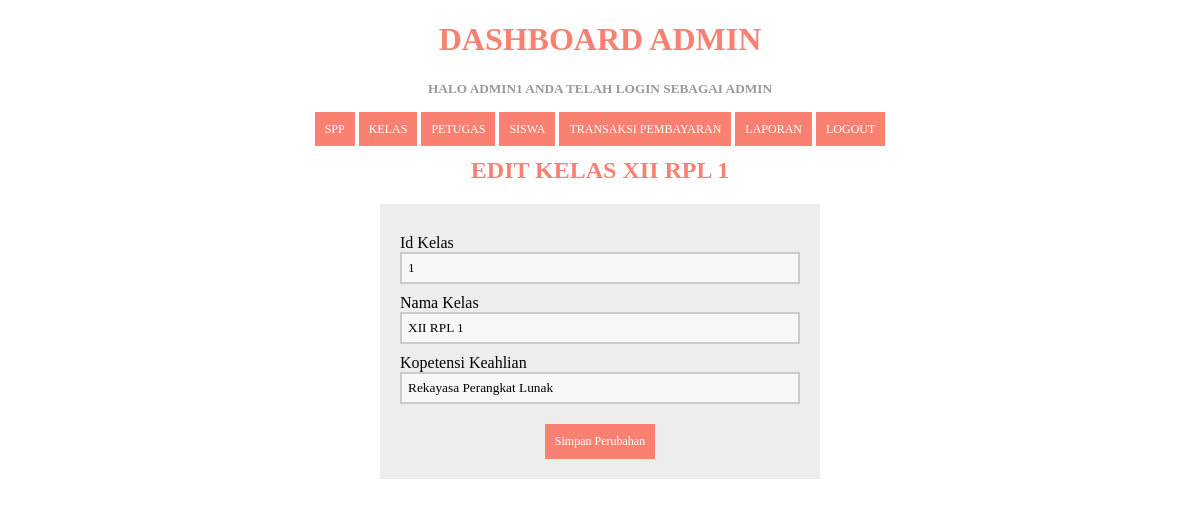
Page /edit_kelas.php?id=1 (signed in) on the committed database.
### tables this page shows
CREATE TABLE `tb_kelas` (
  `id_kelas` int(11) NOT NULL,
  `nama_kelas` varchar(10) NOT NULL,
  `kompetensi_keahlian` varchar(50) NOT NULL
);

### edit_kelas.php (the view, shortened to what this page needs)
<?php
include 'koneksi.php';
  if (isset($_GET['id'])) {
    $id = ($_GET["id"]);
    $query = "SELECT * FROM tb_kelas WHERE id_kelas='$id'";
    $result = mysqli_query($koneksi, $query);
    $data = mysqli_fetch_assoc($result);
  } else {
    echo "<script>alert('Masukkan data id.');window.location='kelas.php';</script>";
  }
  ?>
<!DOCTYPE html>
<html>
  <head>
  </head>
<body>
  <?php
  include ('header.php');
?>
      <center>
        <h2>Edit Kelas <?php echo $data['nama_kelas']; ?></h2>
      <center>
      <form method="POST" action="proses_editkelas.php" enctype="multipart/form-data" >
      <section class="base">
        <div>
          <label>Id Kelas</label>
          <input type="text" name="id_kelas" value="<?php echo $data['id_kelas']; ?>" required=""/>
        </div>
        <div>
          <label>Nama Kelas</label>
          <input type="text" name="nama_kelas" value="<?php echo $data['nama_kelas']; ?>" required=""/>
        </div>
        <div>
          <label>Kopetensi Keahlian</label>
         <input type="text" name="kompetensi_keahlian" value="<?php echo $data['kompetensi_keahlian']; ?>" required=""/>
        </div>
        <div>
         <button type="submit">Simpan Perubahan</button>
        </div>
        </section>
      </form>
</body>
</html>

### edit_kelas.php (style rules this page uses)
* { font-family: "Trebuchet MS"; }
h2 { text-transform: uppercase; color: salmon; }
button { background-color: salmon; color: #fff; padding: 10px; text-decoration: none; font-size: 12px; border: 0px; margin-top: 20px; }
label { margin-top: 10px; float: left; text-align: left; width: 100%; }
input { padding: 6px; width: 100%; box-sizing: border-box; background: #f8f8f8; border: 2px solid #ccc; outline-color: salmon; }
div { width: 100%; height: auto; }
.base { width: 400px; height: auto; padding: 20px; margin-left: auto; margin-right: auto; background: #ededed; }

### header.php (style rules this page uses)
* { font-family: "Trebuchet MS"; }

### rows in the picture
tb_kelas: nama_kelas "XII RPL 1", id_kelas "1", kompetensi_keahlian "Rekayasa Perangkat Lunak"

### other values in the picture
$_SESSION['username'] "ADMIN1"
$_SESSION['level'] "ADMIN"
